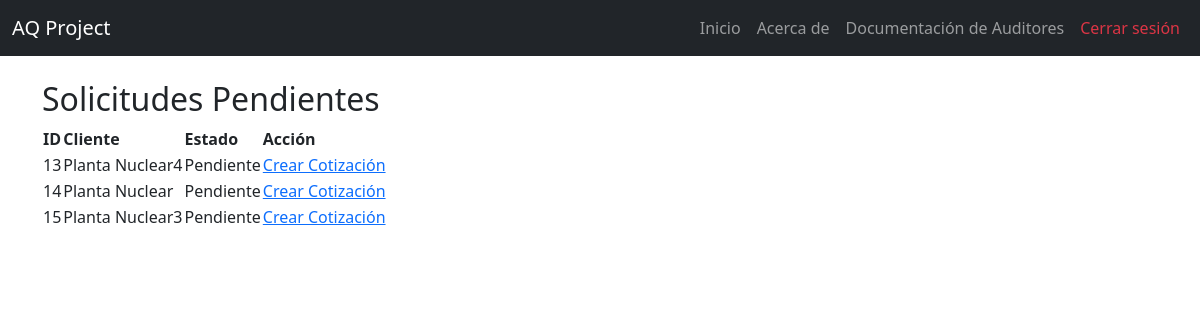
Page /clientes/pendientes/ (signed in) on the committed database.
### solicitudes/models.py (models this page shows, shortened)
class Solicitud(models.Model):
    cliente = models.ForeignKey(Cliente, on_delete=models.CASCADE, related_name="solicitudes_solicitudes")  # Relación con el modelo Cliente
    fecha_solicitud = models.DateField(default=date.today)  # Fecha en que se crea la solicitud
    estado = models.CharField(
        max_length=20,
        choices=[
            ('Pendiente', 'Pendiente'),
            ('Aprobada', 'Aprobada'),
            ('Rechazada', 'Rechazada')
        ],
        default='Pendiente'
    )  # Estado de la solicitud

class Cliente(models.Model):
    nit = models.CharField(max_length=20, unique=True)  # Nit único
    nombre_propietario = models.CharField(max_length=100)
    nombre_establecimiento = models.CharField(max_length=100)
    representante_legal = models.CharField(max_length=100)
    cedula_ciudadania = models.CharField(max_length=20)
    ciudad = models.CharField(max_length=100)
    departamento = models.CharField(max_length=100)
    direccion = models.CharField(max_length=200)
    representante_organismo = models.CharField(max_length=100)
    cargo = models.CharField(max_length=50)
    telefono_fijo = models.CharField(max_length=20, blank=True, null=True)
    telefono_celular = models.CharField(max_length=20)
    correo_electronico = models.EmailField()
    nivel_cea = models.CharField(max_length=50, choices=NIVELES_CEA)
    cantidad_vehiculos = models.IntegerField(null=True, blank=True)
    cantidad_instructores = models.IntegerField(null=True, blank=True)
    categorias_certificar = models.ManyToManyField(Categoria, blank=True)
    certificado_conformidad = models.CharField(max_length=2, choices=CERTIFICADO_CONFORMIDAD_CHOICES, default="No")
    nombre_ente_certificador = models.CharField(max_length=100, blank=True, null=True)  # Se llena si es "Sí"
    fecha_solicitud = models.DateField(null=True, blank=True)  # Se establece solo cuando se envía la solicitud
    observaciones = models.TextField(blank=True, null=True)

### solicitudes/views.py (the view)
# urls.py: path("pendientes/", solicitudes_pendientes, name="solicitudes_pendientes"),
@login_required
def solicitudes_pendientes(request):
    solicitudes = Solicitud.objects.filter(estado="Pendiente")
    return render(request, "solicitudes/pendientes.html", {"solicitudes": solicitudes})

### solicitudes/templates/solicitudes/pendientes.html (shortened to what this page needs)
<!doctype html>
<html lang="en">
<head>
</head>
{% extends 'layouts/base.html' %}
{% block content %}
<body>
    <h2>Solicitudes Pendientes</h2>
<table>
    <tr>
        <th>ID</th>
        <th>Cliente</th>
        <th>Estado</th>
        <th>Acción</th>
    </tr>
    {% for solicitud in solicitudes %}
    <tr>
        <td>{{ solicitud.id }}</td>
        <td>{{ solicitud.cliente.nombre_establecimiento }}</td>
        <td>{{ solicitud.estado }}</td>
        <td><a href="{% url 'crear_cotizacion' solicitud.id %}">Crear Cotización</a></td>
    </tr>
    {% empty %}
    <tr>
        <td colspan="4">No hay solicitudes pendientes.</td>
    </tr>
    {% endfor %}
</table>
</body>
{% endblock %}

### myapp/templates/layouts/base.html (shortened to what this page needs)
{% load static %}
<!doctype html>
<html lang="es">
<head>
    <link rel="stylesheet" href="https://cdn.jsdelivr.net/npm/bootstrap@5.3.3/dist/css/bootstrap.min.css">
</head>
<body>
<nav class="navbar navbar-expand-lg navbar-dark bg-dark">
    <div class="container-fluid">
        <a class="navbar-brand" href="/">AQ Project</a>
        <div class="collapse navbar-collapse" id="navbarNavDropdown">
            <ul class="navbar-nav ms-auto">
                <li class="nav-item"><a class="nav-link" href="{% url 'index' %}">Inicio</a></li>
                <li class="nav-item"><a class="nav-link" href="{% url 'about' %}">Acerca de</a></li>
                {% if user.is_authenticated %}
                    {% for group in user.groups.all %}
                        {% if group.name == 'Auditores' %}
                            <li class="nav-item">
                                <a class="nav-link" href="{% url 'dashboard_auditor' %}">Documentación de Auditores</a></li>
                        {% endif %}
                    {% endfor %}
                    <li class="nav-item"><a class="nav-link text-danger" href="{% url 'logout' %}">Cerrar sesión</a></li>
                {% else %}
                    <li class="nav-item"><a class="nav-link" href="{% url 'signup' %}">Registrarse</a></li>
                    <li class="nav-item"><a class="nav-link" href="{% url 'signin' %}">Iniciar sesión</a></li>
                {% endif %}
            </ul>
        </div>
    </div>
</nav>
<main class="container mt-4">
    {% block content %}{% endblock %}
</main>
</body>
</html>

### rows in the picture
Solicitud: id "13", cliente.nombre_establecimiento "Planta Nuclear4", estado "Pendiente"
Solicitud: id "14", cliente.nombre_establecimiento "Planta Nuclear", estado "Pendiente"
Solicitud: id "15", cliente.nombre_establecimiento "Planta Nuclear3", estado "Pendiente"
